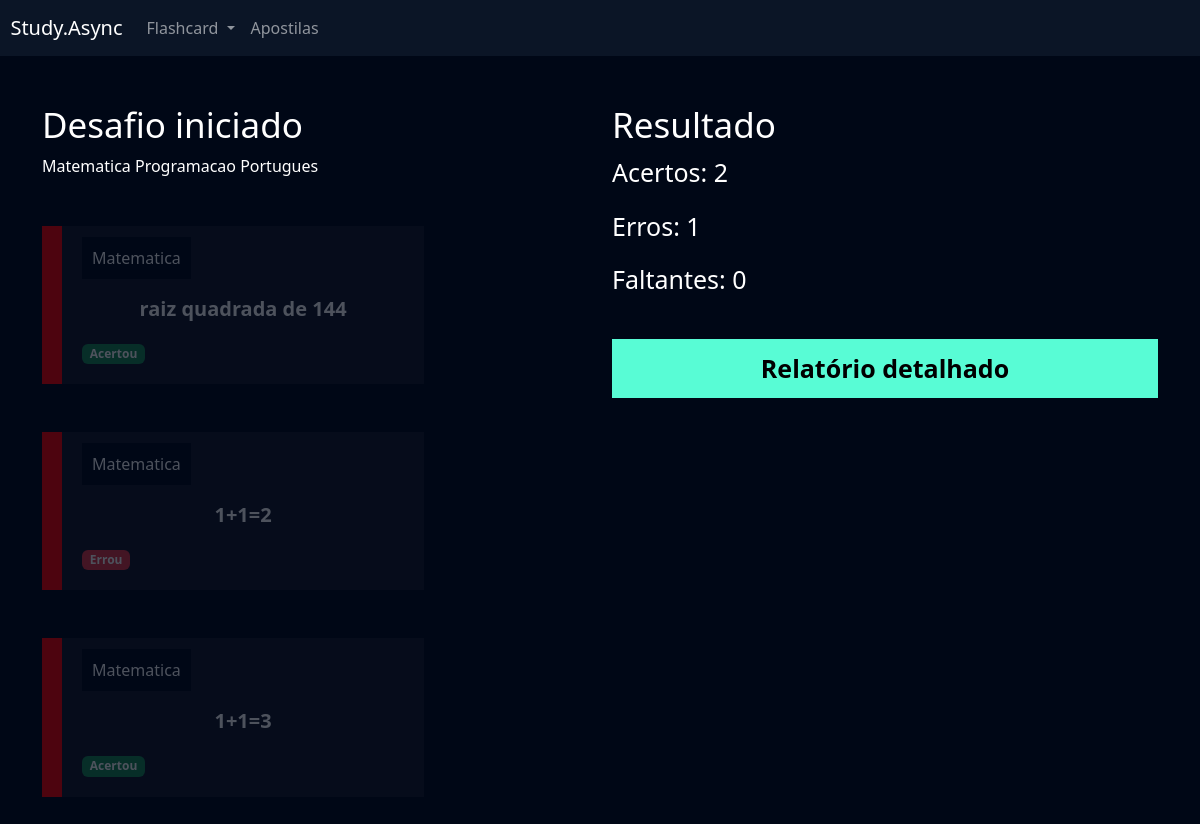
The app's page /flashcard/desafio/5/ (signed in) with its own data.
### App_flashcard/models.py (models this page shows, shortened)
class Categoria(models.Model):
    nome = models.CharField(max_length=50)
    def __str__(self):
        return self.nome

class FlashcardDesafio(models.Model):
    flashcard = models.ForeignKey(Flashcard, on_delete=models.DO_NOTHING)
    respondido = models.BooleanField(default=False)
    acertou = models.BooleanField(default=False)

class Flashcard(models.Model):
    DIFICULDADE_CHOICES = (('D', 'Dificil'), ('M', 'Medio'), ('F', 'Facil'))
    user = models.ForeignKey(User, on_delete = models.DO_NOTHING)
    pergunta = models.CharField(max_length=150)
    resposta = models.TextField()
    categoria = models.ForeignKey(Categoria, on_delete = models.DO_NOTHING)
    dificuldade = models.CharField(max_length=1, choices=DIFICULDADE_CHOICES)
    @property
    def css_dificuldade(self):
        if self.dificuldade == 'F':
            return 'flashcard-facil'
        elif self.dificuldade =='M':
            return 'flashcard-medio'
        elif self.dificuldade == 'D':
            return 'flashcard-dificil'

### App_flashcard/views.py (the view)
# urls.py: path('desafio/<int:id>/',views.desafio,name='desafio'),
def desafio(request, id):
    desafio = Desafio.objects.get(id=id)
    if not desafio.user == request.user:
        raise Http404
    categorias = Categoria.objects.filter()
    if request.method =='GET':
        acertos = desafio.flashcards.filter(respondido = True).filter(acertou = True).count()
        erros = desafio.flashcards.filter(respondido = True).filter(acertou = False).count()
        faltantes = desafio.flashcards.filter(respondido = False).count()
        status = Desafio.objects.get(id=id)
        if  faltantes == 0:
            status.status = "Encerrado"
            status.save()
        return render(request,'desafio.html',{'desafio': desafio, 'acertos': acertos, 'erros': erros, 'faltantes': faltantes, 'categorias': categorias})

### App_flashcard/templates/desafio.html (shortened to what this page needs)
{% extends "base.html" %}
{% load static %}
{% block 'cabecalho' %}
 <link href="{% static 'usuarios/css/cadastro.css' %}" rel="stylesheet">
 <link href="{% static 'flashcard/css/flashcard.css' %}" rel="stylesheet">
 <link href="{% static 'flashcard/css/iniciar_desafio.css' %}" rel="stylesheet">
 <link href="{% static 'flashcard/css/desafio.css' %}" rel="stylesheet">
 <link href='https://unpkg.com/boxicons@2.1.4/css/boxicons.min.css' rel='stylesheet'>
{% endblock 'cabecalho' %}
{% block 'conteudo' %}
{% include 'partials/header.html' %}
 <div class="container">
 <br>
 <br>
 <div class="row">
 <div class="col-md">
 <h3 class="fonte-secundaria" >Desafio iniciado</h3>
 {% for categoria in categorias %}
 <span class="badge-categoria">{{categoria}} </span>
 {% endfor %}
 <br>
 <br>
 <br>
 {% for flash in desafio.flashcards.all %}
 <div class="box-new-flashcard {% if flash.respondido %} op2 {% endif %}">
 <div class="flashcard {{flash.flashcard.css_dificuldade}}">
 <div class="flashcard-categoria">
 {{flash.flashcard.categoria}}
 </div>
<br>
<br>
<div class="flashcard-box-item" onclick="flip_card('{{flash.id}}')">
 <p class="flashcard-item">{{flash.flashcard.pergunta}}</p>
 </div>
 {% if not flash.respondido %}
 <div class="responder">
  <a href="{% url 'responder_flashcard' flash.id %}?acertou=0&desafio_id={{desafio.id}}"><i class='bx bxs-x-square icone-vermelho'></i></a>
  <a href="{% url 'responder_flashcard' flash.id %}?acertou=1&desafio_id={{desafio.id}}"><i class='bx bxs-check-square icone-verde' ></i></a>
 </div>
{% else %}
 {% if flash.acertou %}
 <span class="badge bg-success">Acertou</span>
 {% else %}
 <span class="badge bg-danger">Errou</span>
 {% endif%}
{% endif %}
 </div>
 </div>
 <br>
 <br>
 {% endfor %}
 </div>
 <div class="col-md">
 <h3 class="fonte-secundaria">Resultado</h3>
 <p class="fonte-p">Acertos: {{acertos}} </p>
 <p class="fonte-p">Erros: {{erros}} </p>
 <p class="fonte-p">Faltantes: {{faltantes}} </p>
 <br>
 <a class="btn-cadastro btn-desafio" href="{% url 'relatorio' desafio.id %}">Relatório detalhado</a>
 </div>
 </div>
 </div>
{% endblock 'conteudo' %}

### templates/static/geral/css/base.css (style rules this page uses)
:root { --main-color: #0b1526; --dark-color: #000716; --secondary-dark-color: rgb(15, 2, 26); --light-color: #00c1f3; --contrast-color: #f4c96b; --differential-color: #58fcd5; }
body { background-color: var(--dark-color) !important; color: white !important; }

### templates/static/usuarios/css/cadastro.css (style rules this page uses)
* { margin: 0; padding: 0; }
.btn-cadastro { padding: 10px; background-color: #58fcd5; border: none; border: 1px solid #58fcd5; font-size: 18px; font-weight: bold; padding-left: 25px; padding-right: 25px; }

### templates/static/flashcard/css/flashcard.css (style rules this page uses)
.box-new-flashcard { width: 70%; margin: auto; }
.flashcard { background-color: rgba(255, 255, 255, .08); padding: 20px; }
.flashcard-box-item { text-align: center; }
.flashcard p { font-size: 20px; font-weight: bold; cursor: pointer; }
.flashcard-dificil { border-left: 20px solid #FE0000; }
.flashcard-categoria { background-color: var(--dark-color); display: inline; padding: 10px; }

### templates/static/flashcard/css/iniciar_desafio.css (style rules this page uses)
.fonte-secundaria { font-size: 35px; }

### templates/static/flashcard/css/desafio.css (style rules this page uses)
.box-new-flashcard { margin: 0; }
.op2 { opacity: .3; }
.fonte-p { font-size: 25px; }
.btn-desafio { width: 100% !important; color: black; text-decoration: none; display: block; text-align: center; font-size: 25px; }

### records on screen
Categoria: nome "Matematica"
Categoria: nome "Programacao"
Categoria: nome "Portugues"
FlashcardDesafio: flashcard.categoria "Matematica", flashcard.pergunta "raiz quadrada de 144", respondido "Acertou"
FlashcardDesafio: flashcard.categoria "Matematica", flashcard.pergunta "1+1=2", respondido "Errou"
FlashcardDesafio: flashcard.categoria "Matematica", flashcard.pergunta "1+1=3", respondido "Acertou"

### other values on screen
{{ acertos }} "2"
{{ erros }} "1"
{{ faltantes }} "0"
